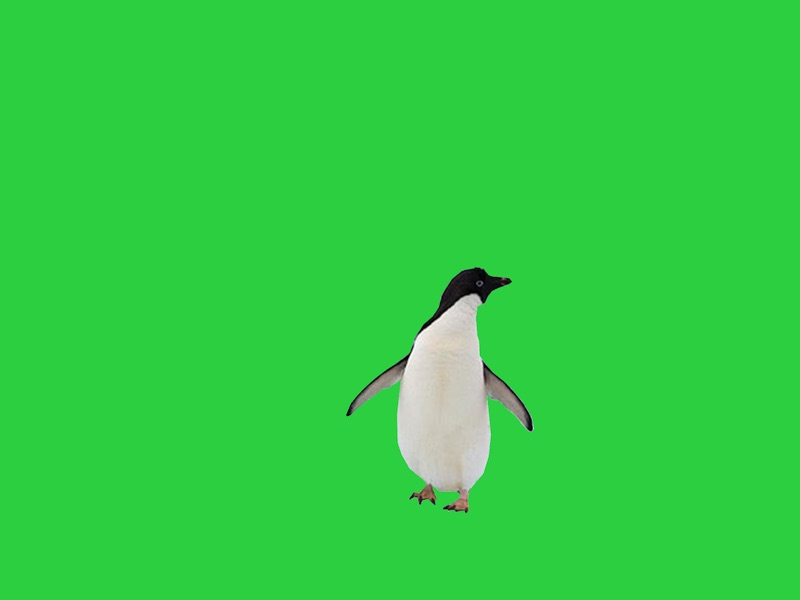
#> input picture penguin.jpg, 800 x 600 px
$ python imageproject2.py
#> lines starting #> are read from the running program, lines starting #| are printed output that depends on the picture
print('second image')

from PIL import Image

## Penguin on the beach
## Final requirement 1. (Load a green image and a background image. NB: desert.jpg is the background image).
image_penguin = Image.open('penguin.jpg')
#> image_penguin is the input picture: PIL image 800x600 RGB; mean R, G, B 49, 205.6, 67.8
image_beach = Image.open('beach.jpg')
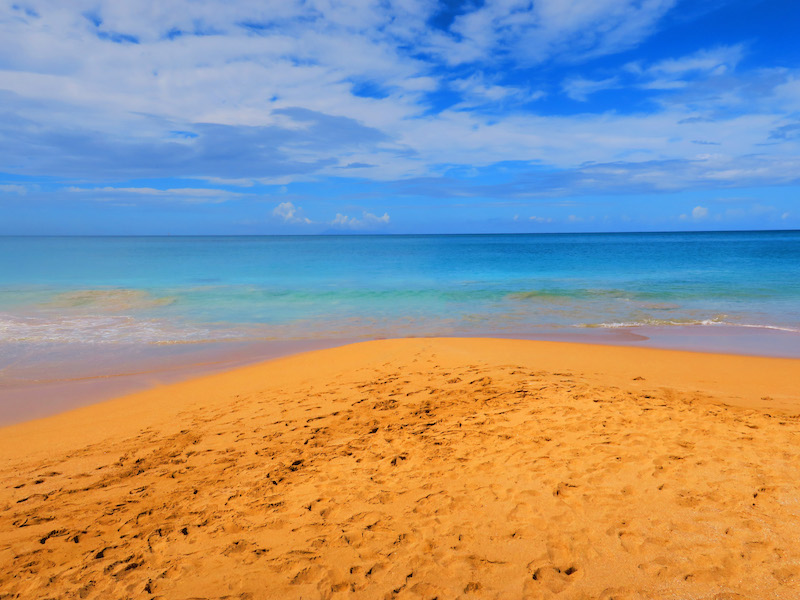
#> input picture beach.jpg, 800 x 600 px
#> image_beach is the input picture: PIL image 800x600 RGB; mean R, G, B 152.6, 148, 143.9
pixels_penguin = image_penguin.load()
pixels_beach = image_beach.load()
image_penguin.show()
image_beach.show()
(width, height) = image_penguin.size
#> width = 800; height = 600
(width1, height1) = image_beach.size
#> width1 = 800; height1 = 600
print(f'Width Penguin: {width}; Height Penguin: {height}. \nWidth Beach: {width1}; Height Beach: {height1}')
#| Width Penguin: 800; Height Penguin: 600.
#| Width Beach: 800; Height Beach: 600

## Final requirement 2. Create a new image that is the same size as the other images.
second_new = Image.open('the_second_new_image.jpg')
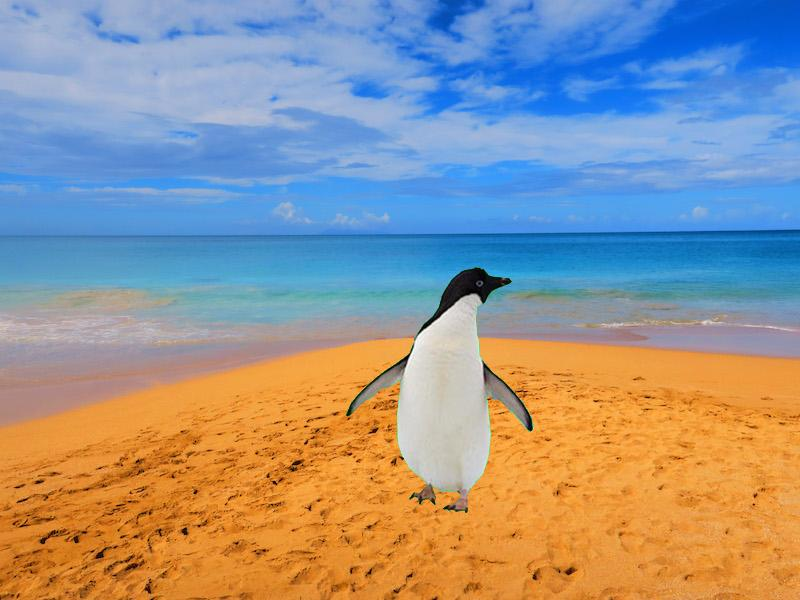
#> input picture the_second_new_image.jpg, 800 x 600 px
#> second_new is the input picture: PIL image 800x600 RGB; mean R, G, B 151.2, 148.9, 147.4
pixels_second_new = second_new.load()

# print(image_penguin.size)

## Get the idea of what the RGB are at a given backgound color.
print(pixels_penguin[40, 40])
#| (44, 207, 64)
# print(pixels_penguin[700, 500])
# print(pixels_penguin[200, 500])

## Final requirement 3. Iterate through all the pixels of the green image. Check to see if the green value is greater than a certain number and that the red and blue values are less than a certain number. If so, get the red, green, and blue values from the pixel at that location in the background image, if it's not a bright green color, get the red, green, and blue values from the pixel at that location in the green, foreground image.
for y in range(0, height):
    for x in range(0, width):
        (r, g, b) = pixels_penguin[x, y]

        if r <= 150 and g >= 150 and b <= 120:
            (new_r, new_g, new_b) = pixels_beach[x, y]
            ## Note the values are r <= 150, g >= 150, b <= 120
            pixels_penguin[x, y] = (new_r, new_g, new_b)

        else:
            pixels_penguin[x, y] = (r, g, b)

## Create new image that is the same size as the original
penguin_beach = Image.new("RGB", image_penguin.size)
#> penguin_beach: PIL image 800x600 RGB; every value is 0
pixels_new = penguin_beach.load()

## Final requirement 5. Save the new image to a file.
image_penguin.save('the_second_new_image.jpg')

second_new = Image.open('the_second_new_image.jpg')
pixels_second_new = second_new.load()

# Display the final image
second_new.show()
